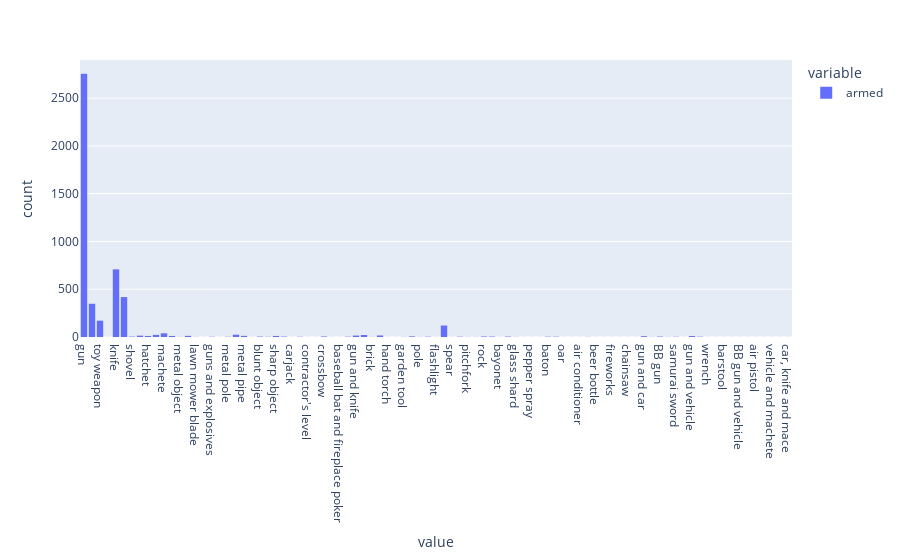

Write notebook code for a chart like this one.
### Code cell
fig = px.histogram(df.armed)
fig.show()

### Figure 1 — Plotly figure (JSON) as saved in the notebook; plotly's stock layout.template omitted (floating-point values rounded to 4 significant figures; data arrays with more than 128 entries replaced by an {"elided": "..."} marker saying what was removed)
{"data": [{"alignmentgroup": "True", "bingroup": "x", "hovertemplate": "variable=armed<br>value=%{x}<br>count=%{y}<extra></extra>", "legendgroup": "armed", "marker": {"color": "#636efa", "pattern": {"shape": ""}}, "name": "armed", "offsetgroup": "armed", "orientation": "v", "showlegend": true, "type": "histogram", "x": {"elided": "4895 str values"}, "xaxis": "x", "yaxis": "y"}], "layout": {"barmode": "relative", "legend": {"title": {"text": "variable"}, "tracegroupgap": 0}, "margin": {"t": 60}, "xaxis": {"anchor": "y", "domain": [0, 1], "title": {"text": "value"}}, "yaxis": {"anchor": "x", "domain": [0, 1], "title": {"text": "count"}}}}
